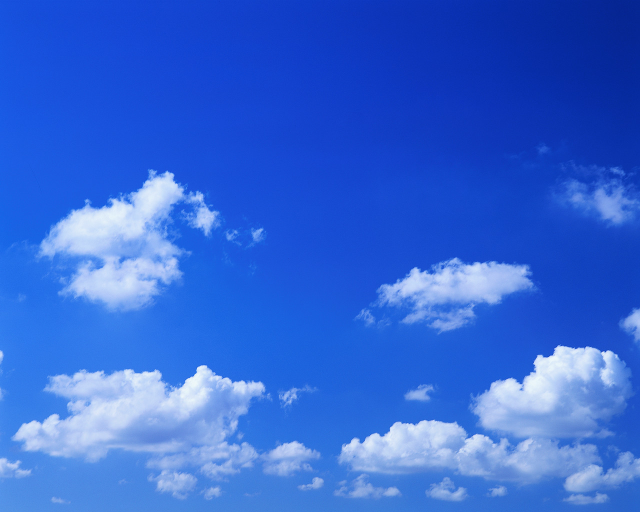
#> input picture Assignment4/cloud2.jpg, 1280 x 1024 px, given in place of cloud1.jpg, which was not available (shown at 1/2 size)
$ python q1.py
#> lines starting #> are read from the running program, lines starting #| are printed output that depends on the picture; after the words box and inside, x2 and y2 are one past the last pixel; in counts of white or black regions, pixels touching at a corner belong together; pictures that were not available may be replaced by others from this repository, and a replacement may not be noted
import cv2
import numpy as np


for i in xrange(1,4):
	max_x = 0
	max_y = 0
	max_width = 0
	max_area = 0

	im = cv2.imread('cloud'+str(i)+'.jpg')
#> im is the input picture: shape (1024, 1280, 3); mean B, G, R 214.1, 103.3, 52.8
	gray = cv2.cvtColor(im,cv2.COLOR_BGR2GRAY)
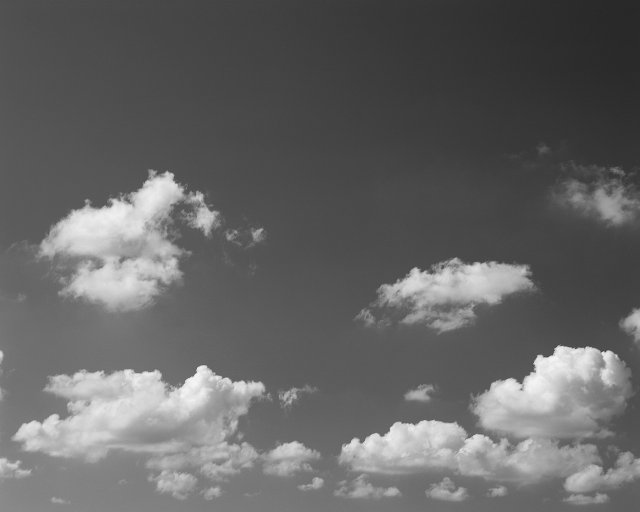
#> gray: shape (1024, 1280) (shown at 1/2 size); min 37, max 249, mean 100.8
	gray = cv2.resize(gray,(700,500))
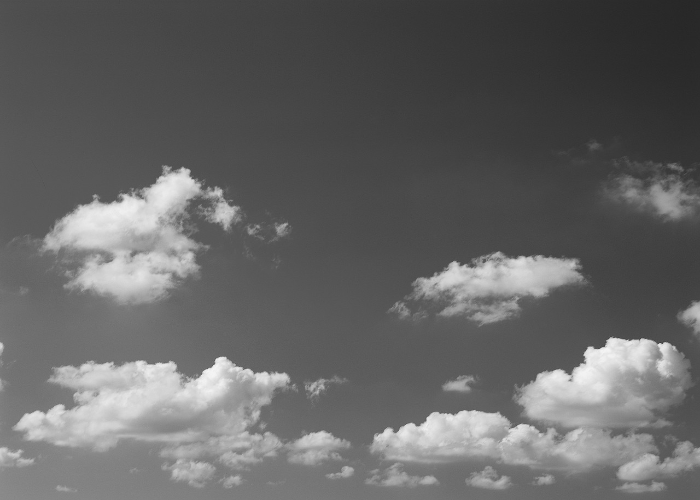
#> gray: shape (500, 700); min 38, max 245, mean 100.7
	retval, thres = cv2.threshold(gray.copy(), 150, 255, cv2.THRESH_OTSU)
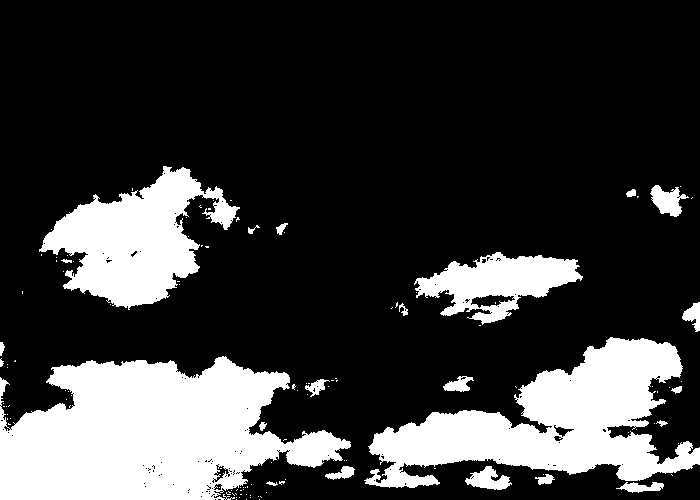
#> thres: shape (500, 700); 23.2% white; 123 white regions (100 under 20 px), largest, box (x1, y1, x2, y2) and area: (0, 356, 351, 500) 33939, (364, 337, 700, 488) 23549, (39, 166, 240, 310) 14082
#> retval = 124
	thres = cv2.bitwise_not(thres)
	cache = np.zeros(thres.shape,np.uint8)

	for i in xrange(thres.shape[0]):
		if(thres[i,0] == 255):
			cache[i,0] = 1
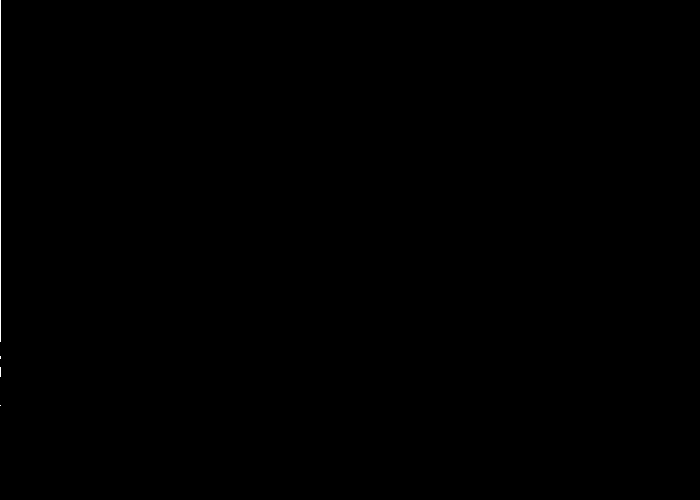
#> cache: shape (500, 700); values 0 (black) and 1 (white), 0.1% white in thin lines or dots, all inside (x1, y1, x2, y2) = (0, 0, 1, 406)

	for j in xrange(thres.shape[0]):
		if(thres[0,j] == 255):
			cache[0,j] = 1
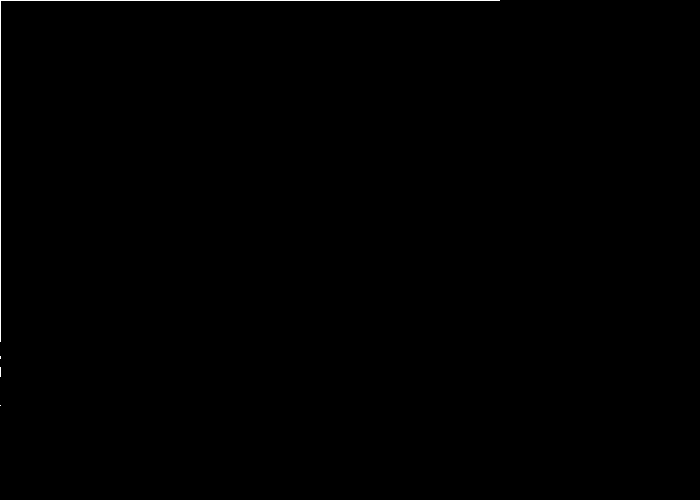
#> cache: shape (500, 700); values 0 (black) and 1 (white), 0.24% white in thin lines or dots, all inside (x1, y1, x2, y2) = (0, 0, 500, 406)

	for i in xrange(thres.shape[0]):
		for j in xrange(thres.shape[1]):
			if(thres[i,j] == 255):
				cache[i,j] = min(cache[i,j-1], cache[i-1,j], cache[i-1,j-1]) + 1
			else:
				cache[i,j] = 0
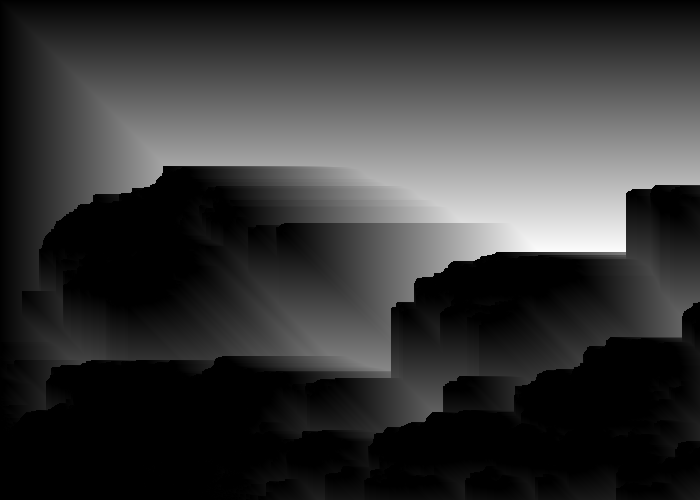
#> cache: shape (500, 700); min 0, max 252, mean 52.6

	index = np.unravel_index(np.argmax(cache), cache.shape)
#> index = (251, 539)
	max_width = cache[index[0],index[1]]
#> max_width = 252
	im = cv2.resize(im,(700,500))
#> im: shape (500, 700, 3)
	cv2.rectangle(im, (index[1]-max_width,index[0]-max_width), (index[1],index[0]), (0,0,255))
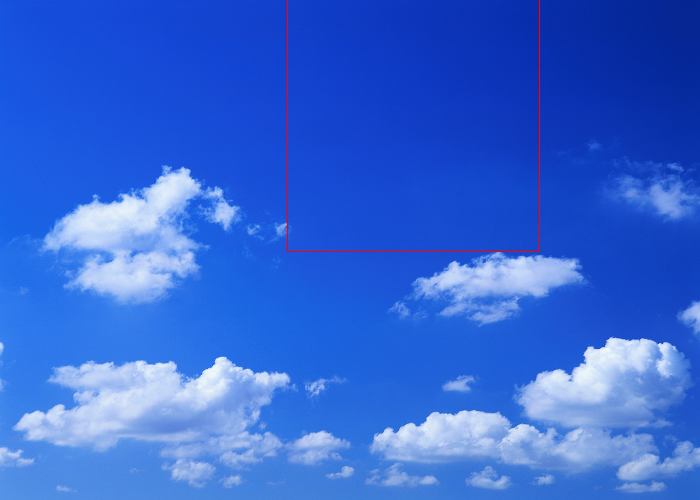
#> im: shape (500, 700, 3); mean B, G, R 213.6, 103, 53.2
	cv2.imshow("IMG",im)
	cv2.waitKey(0)
